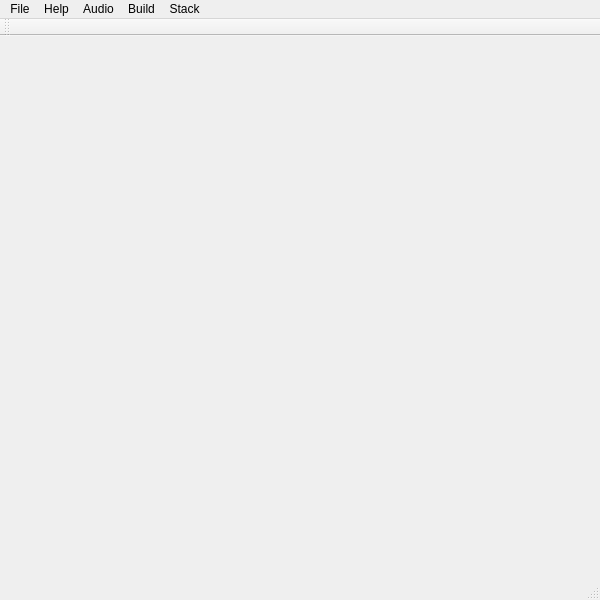
<?xml version="1.0" encoding="UTF-8"?>
<ui version="4.0">
 <class>MainWindow</class>
 <widget class="QMainWindow" name="MainWindow">
  <property name="geometry">
   <rect>
    <x>0</x>
    <y>0</y>
    <width>600</width>
    <height>600</height>
   </rect>
  </property>
  <property name="minimumSize">
   <size>
    <width>300</width>
    <height>300</height>
   </size>
  </property>
  <property name="windowTitle">
   <string>MainWindow</string>
  </property>
  <property name="windowIcon">
   <iconset resource="../Resources/resources.qrc">
    <normaloff>:/icons/application</normaloff>:/icons/application</iconset>
  </property>
  <property name="unifiedTitleAndToolBarOnMac">
   <bool>true</bool>
  </property>
  <widget class="QWidget" name="centralWidget">
   <property name="sizePolicy">
    <sizepolicy hsizetype="Expanding" vsizetype="Expanding">
     <horstretch>0</horstretch>
     <verstretch>0</verstretch>
    </sizepolicy>
   </property>
   <layout class="QGridLayout" name="gridLayout"/>
  </widget>
  <widget class="QMenuBar" name="menuBar">
   <property name="geometry">
    <rect>
     <x>0</x>
     <y>0</y>
     <width>600</width>
     <height>22</height>
    </rect>
   </property>
   <widget class="QMenu" name="menuFile">
    <property name="title">
     <string>File</string>
    </property>
    <addaction name="actionNew"/>
    <addaction name="actionOpen"/>
    <addaction name="actionSave"/>
    <addaction name="separator"/>
    <addaction name="actionClose"/>
    <addaction name="actionQuit"/>
   </widget>
   <widget class="QMenu" name="menuHelp">
    <property name="title">
     <string>Help</string>
    </property>
    <addaction name="actionAbout"/>
    <addaction name="actionAbout_Qt"/>
   </widget>
   <widget class="QMenu" name="menuAudio">
    <property name="title">
     <string>Audio</string>
    </property>
    <addaction name="actionPlay"/>
    <addaction name="actionStop"/>
   </widget>
   <widget class="QMenu" name="menuBuild">
    <property name="title">
     <string>Build</string>
    </property>
    <addaction name="actionBuild"/>
    <addaction name="actionClean"/>
   </widget>
   <widget class="QMenu" name="menuStack">
    <property name="title">
     <string>Stack</string>
    </property>
    <addaction name="actionClear"/>
    <addaction name="actionEnable_All"/>
    <addaction name="actionDisable_All"/>
   </widget>
   <addaction name="menuFile"/>
   <addaction name="menuHelp"/>
   <addaction name="menuAudio"/>
   <addaction name="menuBuild"/>
   <addaction name="menuStack"/>
  </widget>
  <widget class="QToolBar" name="mainToolBar">
   <attribute name="toolBarArea">
    <enum>TopToolBarArea</enum>
   </attribute>
   <attribute name="toolBarBreak">
    <bool>false</bool>
   </attribute>
  </widget>
  <widget class="QStatusBar" name="statusBar"/>
  <action name="actionNew">
   <property name="text">
    <string>New</string>
   </property>
  </action>
  <action name="actionOpen">
   <property name="text">
    <string>Open...</string>
   </property>
  </action>
  <action name="actionSave">
   <property name="text">
    <string>Save</string>
   </property>
  </action>
  <action name="actionAbout">
   <property name="text">
    <string>About</string>
   </property>
  </action>
  <action name="actionAbout_Qt">
   <property name="text">
    <string>About Qt</string>
   </property>
  </action>
  <action name="actionClose">
   <property name="text">
    <string>Close</string>
   </property>
  </action>
  <action name="actionQuit">
   <property name="text">
    <string>Quit</string>
   </property>
  </action>
  <action name="actionPlay">
   <property name="text">
    <string>Play</string>
   </property>
  </action>
  <action name="actionStop">
   <property name="text">
    <string>Stop</string>
   </property>
  </action>
  <action name="actionBuild">
   <property name="text">
    <string>Build</string>
   </property>
   <property name="toolTip">
    <string>Build</string>
   </property>
  </action>
  <action name="actionClear">
   <property name="text">
    <string>Clear</string>
   </property>
  </action>
  <action name="actionEnable_All">
   <property name="text">
    <string>Enable All</string>
   </property>
  </action>
  <action name="actionDisable_All">
   <property name="text">
    <string>Disable All</string>
   </property>
  </action>
  <action name="actionClean">
   <property name="text">
    <string>Clean</string>
   </property>
  </action>
 </widget>
 <layoutdefault spacing="6" margin="11"/>
 <resources>
  <include location="../Resources/resources.qrc"/>
 </resources>
 <connections/>
</ui>
